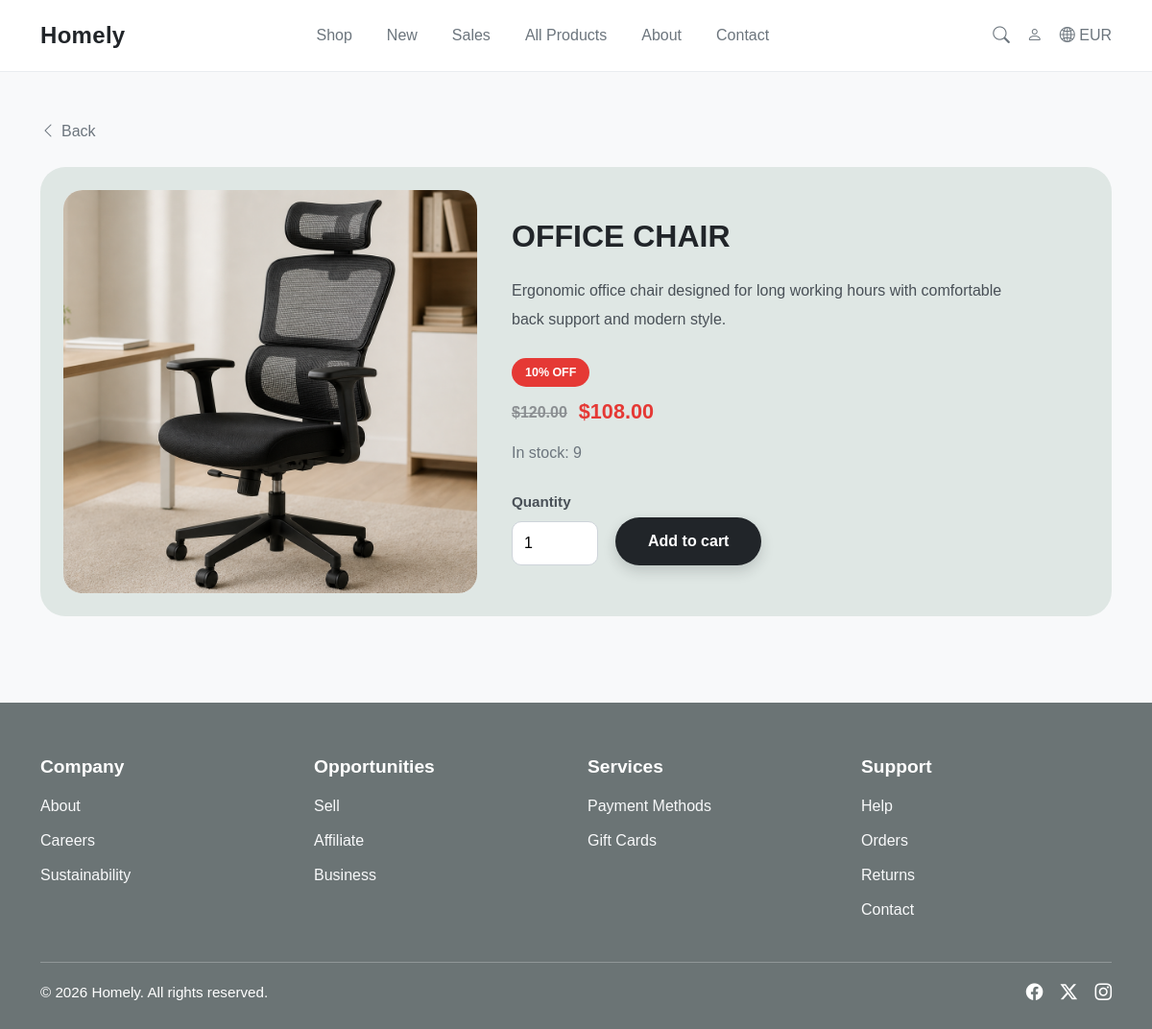
/product/1/, run on the app's committed database.
### store/models.py (models this page shows, shortened)
class Product(models.Model):
    category = models.ForeignKey(Category, on_delete=models.CASCADE, related_name='products')
    name = models.CharField(max_length=150)
    description = models.TextField()
    price = models.DecimalField(max_digits=10, decimal_places=2)
    stock_quantity = models.PositiveIntegerField(default=0)
    image = models.ImageField(
        upload_to='products/',
        blank=True,
        null=True,
        validators=[validate_product_image]
    )
    discount = models.PositiveIntegerField(default=0)
    is_archived = models.BooleanField(default=False)
    created_at = models.DateTimeField(auto_now_add=True)
    updated_at = models.DateTimeField(auto_now=True)
    @property
    def final_price(self):
        if self.discount > 0:
            return self.price - (self.price * self.discount / 100)
        return self.price
    @property
    def has_discount(self):
        return self.discount > 0

### store/views.py (the view)
# urls.py: path('product/<int:product_id>/', views.product_details, name='product_details'),
def product_details(request, product_id):
    product = get_object_or_404(Product, id=product_id, is_archived=False)
    context = {
        'product': product,
    }
    return render(request, 'product_details.html', context)

### store/templates/product_details.html (shortened to what this page needs)
{% extends 'base.html' %}
{% load static %}
{% block extra_css %}
<link rel="stylesheet" href="{% static 'css/product_details.css' %}" />
{% endblock %}
{% block content %}
<div class="product-details-page">
  <div class="details-header">
    <a href="/products/{{ product.category.id }}/" class="back-link">
      <i class="bi bi-chevron-left"></i>
      Back
    </a>
  </div>
  <div class="details-card">
    <div class="row align-items-center g-4">
      <div class="col-lg-5">
        <div class="details-image-box">
          {% if product.image %}
          <img
            src="{{ product.image.url }}"
            alt="{{ product.name }}"
            class="details-image"
          />
          {% else %}
          <div class="details-placeholder">
            <i class="bi bi-image"></i>
          </div>
          {% endif %}
        </div>
      </div>
      <div class="col-lg-7">
        <div class="details-content">
          <h1 class="details-title">{{ product.name|upper }}</h1>
          <p class="details-description">{{ product.description }}</p>
          <div class="details-meta">
            {% if product.has_discount %}
            <div class="details-discount-box">
              <span class="details-sale-badge">{{ product.discount }}% OFF</span>
              <div class="details-price discount-details-price">
                <span class="old-price">${{ product.price|floatformat:2 }}</span>
                <span class="new-price">${{ product.final_price|floatformat:2 }}</span>
              </div>
            </div>
            {% else %}
            <p class="details-price">${{ product.price|floatformat:2 }}</p>
            {% endif %}
            {% if product.stock_quantity > 0 %}
            <p class="details-stock">In stock: {{ product.stock_quantity }}</p>
            {% else %}
            <p class="details-stock out-stock">Out of stock</p>
            {% endif %}
          </div>
          <div class="details-actions">
            <div class="quantity-box">
              <label for="quantity" class="quantity-label">Quantity</label>
              <input
                type="number"
                id="quantity"
                min="1"
                value="1"
                class="quantity-input"
                readonly
              />
            </div>
            <form action="/add-to-cart/{{ product.id }}/" method="POST">
              <button type="submit" class="add-cart-btn">Add to cart</button>
            </form>
          </div>
        </div>
      </div>
    </div>
  </div>
</div>
{% endblock %}

### store/static/css/base.css (style rules this page uses)
body { background-color: #f8f9fa; color: #212529; font-family: Arial, Helvetica, sans-serif; }

### store/static/css/product_details.css (style rules this page uses)
.product-details-page { padding-top: 10px; }
.details-header { margin-bottom: 25px; }
.back-link { text-decoration: none; color: #6c757d; font-size: 1rem; display: inline-flex; align-items: center; gap: 6px; transition: 0.2s ease; }
.details-card { background-color: #dfe7e4; border-radius: 26px; padding: 24px; }
.details-image-box { background-color: #f4f6f5; border-radius: 20px; overflow: hidden; height: 420px; display: flex; align-items: center; justify-content: center; }
.details-image { width: 100%; height: 100%; object-fit: cover; display: block; }
.details-content { padding: 10px 12px; }
.details-title { font-size: 2rem; font-weight: 700; color: #212529; margin-bottom: 22px; }
.details-description { color: #495057; font-size: 1rem; line-height: 1.9; margin-bottom: 24px; max-width: 520px; }
.details-meta { margin-bottom: 28px; }
.details-discount-box { margin-bottom: 14px; }
.details-sale-badge { display: inline-block; background-color: #e53935; color: #ffffff; font-size: 0.78rem; font-weight: 700; padding: 6px 14px; border-radius: 999px; margin-bottom: 10px; }
.details-price { font-size: 1.35rem; font-weight: 700; color: #212529; margin-bottom: 8px; }
.discount-details-price { display: flex; align-items: center; gap: 12px; }
.old-price { color: #8b8f92; text-decoration: line-through; font-size: 1rem; font-weight: 600; }
.new-price { color: #e53935; font-size: 1.35rem; font-weight: 700; }
.details-stock { color: #6c757d; margin: 0; }
.details-actions { display: flex; flex-wrap: wrap; align-items: end; gap: 18px; }
.quantity-box { display: flex; flex-direction: column; gap: 8px; }
.quantity-label { font-size: 0.95rem; font-weight: 600; color: #495057; }
.quantity-input { width: 90px; border: 1px solid #ced4da; border-radius: 10px; padding: 10px 12px; background-color: #ffffff; }
.add-cart-btn { border: none; background-color: #212529; color: #ffffff; border-radius: 999px; padding: 13px 34px; font-weight: 700; transition: 0.2s ease; cursor: pointer; box-shadow: 0 6px 14px rgba(33, 37, 41, 0.18); }

### data on the page
Product: image (picture), name "OFFICE CHAIR", description "Ergonomic office chair designed for long working hours with comfortable back support and modern style.", discount "10", price "120.00", final_price "108.00", stock_quantity "9"
